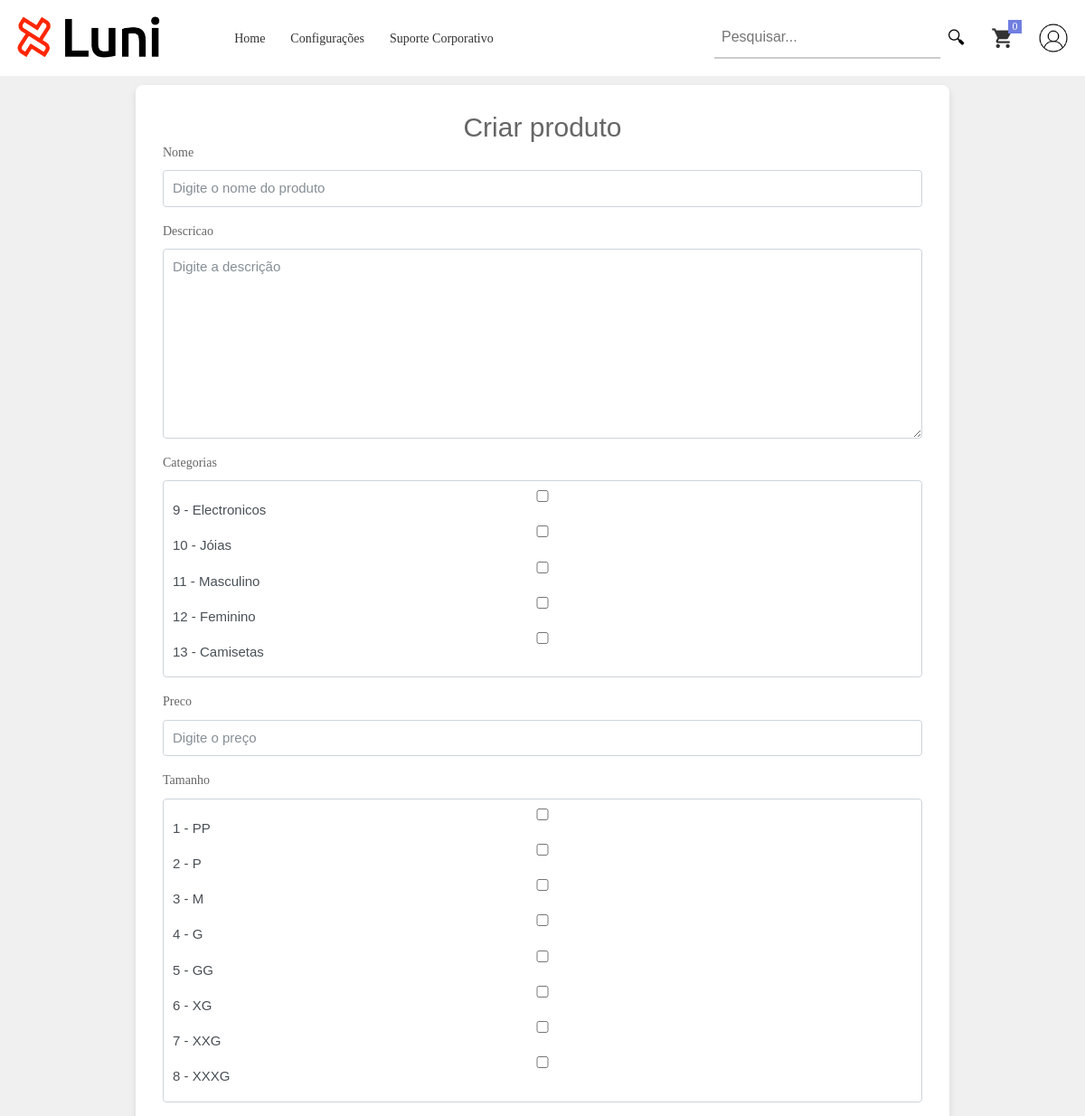
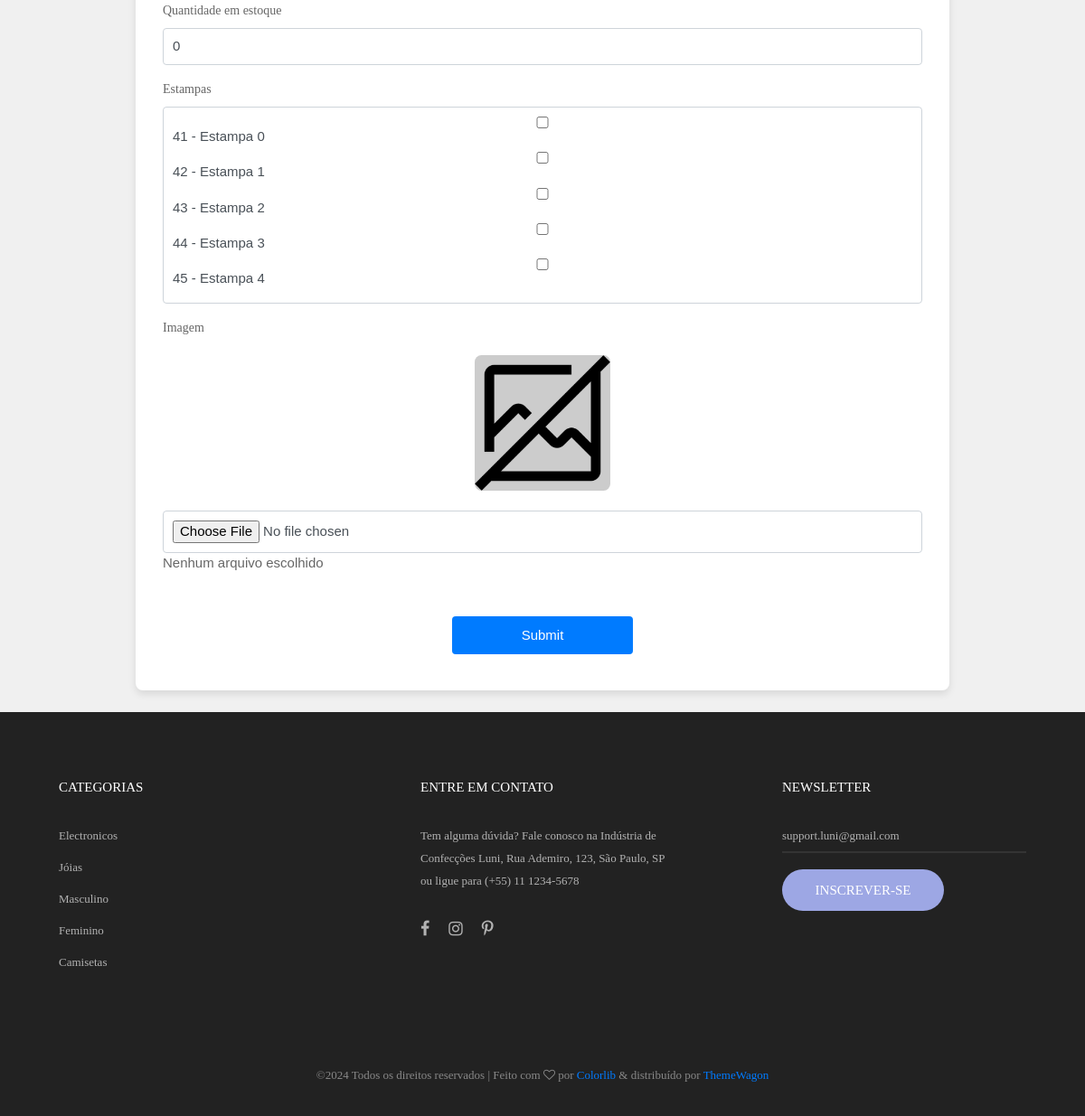
The app's page /produto/create/ (signed in) with its own data (2 pictures, top to bottom).
### produto/models.py (models this page shows)
class Tamanho(models.Model):
    TAMANHOS_PRODUTO = [
        ('PP', 'Piquenique'),
        ('P', 'Pequeno'),
        ('M', 'Medio'),
        ('G', 'Grande'),
        ('GG', 'Gigante'),
        ('XG', 'XGigante'),
        ('XXG', 'XXGigante'),
        ('XXXG', 'XXXGigante'),
    ]
    tamanho = models.CharField(max_length=50)
    def __str__(self):
        return f"{self.id} - {self.tamanho}"

class CategoriaProduto(models.Model):
    nome = models.CharField(max_length=20, unique=True)
    def __str__(self):
        return f"{self.id} - {self.nome}"

### principal/decorators.py (the view)
        def _wrapped_view(request, *args, **kwargs):
            if request.user.groups.filter(name=group_name).exists():
                return view_func(request, *args, **kwargs)
            else:
                messages.error(request, "Você não tem permissão para acessar esta página.")
                return redirect("home")

### produto/forms.py
class ProdutoForm(ModelForm):
    class Meta:
        model = Produto
        fields = ['nome', 'descricao', 'categorias', 'preco', 'tamanho', 'quantidade_em_estoque', 'estampas', 'imagem']
        widgets = {
            'nome': forms.TextInput(attrs={'class': 'form-control', 'placeholder': 'Digite o nome do produto'}),
            'descricao': forms.Textarea(attrs={'class': 'form-control-textarea', 'placeholder': 'Digite a descrição'}),
            'categorias': forms.CheckboxSelectMultiple(attrs={'class': 'form-control-select-multiple'}),
            'preco': forms.NumberInput(attrs={'class': 'form-control', 'placeholder': 'Digite o preço'}),
            'tamanho': forms.CheckboxSelectMultiple(attrs={'class': 'form-control', 'required': False}),
            'quantidade_em_estoque': forms.NumberInput(attrs={'class': 'form-control', 'placeholder': 'Digite a quantidade em estoque'}),
            'estampas': forms.CheckboxSelectMultiple(attrs={'class': 'form-control-select-checkbox', 'required': False}),
            'imagem': forms.ClearableFileInput(attrs={'class': 'form-control'}),
        }

### estampa/models.py (called while the page is built)
    def __str__(self):
        return f"{self.id} - {self.nome}"

### principal/context_processors.py (called while the page is built)
def variaveis_globais(request):
    var = {
        'nome_site': 'Luni',
        'categorias': CategoriaProduto.objects.all(),
    }
    return var

### produto/views.py (called while the page is built)
@login_required
@group_required('Administradores')
def create_produto(request):
    if request.method == "POST":
        form = ProdutoForm(request.POST, request.FILES)
        if form.is_valid():
            form.save()
            return redirect('listar_produtos')
        else:
            return render(request, "form.html", {"form" : form, 'titulo': 'Criar produto'})
    else:
        form = ProdutoForm()
        return render(request, "form.html", {"form" : form, 'titulo': 'Criar produto'})

### usuario/models.py (called while the page is built)
    def get_size_items(self):
        carrinho = self.carrinho.first()
        if carrinho:
            return carrinho.itens.aggregate(total_items=Sum('quantidade'))['total_items'] or 0
        return 0

### usuario/templatetags/custom_tags.py (called while the page is built)
@register.filter
def get_size_items(user):
    if isinstance(user, Usuario):
        return f"{user.get_size_items()}"
    return "0"

### templates/form.html (shortened to what this page needs)
{% extends "base/_base.html" %}
{% load static %}
{% load widget_tweaks %}
{% block content %}
<div class="container-product">
    <div class="form-container">
        <form method="POST" enctype="multipart/form-data">
            <h2>{{ titulo }}</h2>
            {% for field in form %}
            <div class="form-group">
                <label class="stext-102 cl3" for="{{ field.id_for_label }}">{{ field.label }}</label>
                <p class="custom-class">
                    {% if field.field.widget.input_type == "file" %}
                        <div class="image-container">
                            {% if current_image_url %}
                                <div class="d-flex justify-content-center">
                                    <img class="image-default" id="image-preview" src="{{ current_image_url }}" alt="Imagem preview" />
                                </div>
                                <br>
                                <label class="checkbox-label">
                                    <input type="checkbox" name="imagem-clear" id="imagem-clear_id">
                                    Limpar
                                </label>
                            {% else %}
                                <div class="d-flex justify-content-center">
                                    <img class="image-default" id="image-preview" src="{% static "images/no-image.png" %}" alt="Imagem preview" />
                                </div>
                                <br>
                            {% endif %}
                            <input type="file" name="imagem" class="form-control" accept="image/*" id="id_imagem">
                            <p class="file-status">Nenhum arquivo escolhido</p>
                        </div>
                    {% else %}
                        {% render_field field class="form-control" %}
                    {% endif %}
                </p>
            </div>
            {% endfor %}
            <br>
            <input type="submit" name="Salvar" class="btn-primary"/>
        </form>
    </div>
</div>
{% endblock content %}

### templates/base/_base.html (shortened to what this page needs)
{% load static %}
{% load custom_tags %}
<!DOCTYPE html>
<html lang="pt-br">
    <head>
        <link rel="stylesheet" type="text/css" href="/static/vendor/bootstrap/css/bootstrap.min.css">
        <link rel="stylesheet" type="text/css" href="/static/fonts/font-awesome-4.7.0/css/font-awesome.min.css">
        <link rel="stylesheet" type="text/css" href="/static/fonts/iconic/css/material-design-iconic-font.min.css">
        <link rel="stylesheet" type="text/css" href="/static/fonts/linearicons-v1.0.0/icon-font.min.css">
        <link rel="stylesheet" type="text/css" href="/static/vendor/animate/animate.css">
        <link rel="stylesheet" type="text/css" href="/static/vendor/css-hamburgers/hamburgers.min.css">
        <link rel="stylesheet" type="text/css" href="/static/vendor/animsition/css/animsition.min.css">
        <link rel="stylesheet" type="text/css" href="/static/vendor/select2/select2.min.css">
        <link rel="stylesheet" type="text/css" href="/static/vendor/daterangepicker/daterangepicker.css">
        <link rel="stylesheet" type="text/css" href="/static/vendor/slick/slick.css">
        <link rel="stylesheet" type="text/css" href="/static/vendor/MagnificPopup/magnific-popup.css">
        <link rel="stylesheet" type="text/css" href="/static/vendor/perfect-scrollbar/perfect-scrollbar.css">
        <link rel="stylesheet" type="text/css" href="/static/css/util.css">
        <link rel="stylesheet" type="text/css" href="/static/css/main.css">
    </head>
	<nav class="container-menu-desktop fix-menu-desktop">
		<div class="wrap-menu-desktop">
			<div class="limiter-menu-desktop container">
				<a href="{% url "home" %}" class="logo">
					<img src="{% static "images/icons/Logo.png" %}" alt="IMG-LOGO">
				</a>
				<div class="menu-desktop">
					<ul class="main-menu">
						<li >
							<a href="{% url "home" %}">Home</a></li>
						{% if request.user.is_superuser %}
						<li><a href="{% url 'settings' %}">Configurações</a></li>
						{% endif %}
						<li>
							<a href="{% url "receber_suporte_corporativo" %}">Suporte Corporativo</a></li>
					</ul>
				</div>
				<div class="wrap-icon-header flex-w flex-r-m">
					<form action="{% url 'pesquisar_produto' %}" method="get" class="search-container">
						<input type="text" name="pesquisa" id="pesquisa_input" class="search-input" value="{{ pesquisa|default:"" }}" placeholder="Pesquisar...">
						<button type="submit" class="search-button" title="Pesquisar">🔍︎</button>
					</form>
					<a href="{% url "carrinho" %}">
						<div class="icon-header-item cl2 hov-cl1 trans-04 p-l-22 p-r-11 icon-header-noti js-show-cart" data-notify="{{ request.user|get_size_items }}">
							<i class="zmdi zmdi-shopping-cart" title="Carrinho"></i>
						</div>
					</a>
					<a href="{% url "perfil_usuario" %}" title="Perfil">
						<div>
							{% if request.user.imagem %}
								<img src="{{ request.user.imagem.url }}" alt="perfil" style="border-radius: 50%; margin-left: 15px; width: 40px; height: 40px;">
							{% else %}
								<img src="/static/images/user-profile.jpg" alt="perfil" style="border-radius: 50%; margin-left: 15px; width: 40px; height: 40px;">
							{% endif %}
						</div>
					</a>
				</div>
			</div>
		</div>
	</nav>
    <body class="animsition" style="animation-duration: 1500ms; opacity: 1;">
        {% block content %}{% endblock content %}
    </body>
	<footer class="bg3 p-t-1 p-b-32">
		<div class="container" style="margin-top: 70px;">
			<div class="row d-flex justify-content-around">
				<div class="col-sm-6 col-lg-3 p-b-50">
					<h4 class="stext-301 cl0 p-b-30">
						Categorias
					</h4>
					<ul>
						{% for categoria in categorias %}
							<li class="p-b-10">
								<a href="{% url "pesquisar_produto" %}?categoria={{ categoria.id }}" class="stext-107 cl7 hov-cl1 trans-04">
									{{ categoria.nome }}
								</a>
							</li>
						{% endfor %}
					</ul>
				</div>
				<div class="col-sm-6 col-lg-3 p-b-50">
					<h4 class="stext-301 cl0 p-b-30">
						ENTRE EM CONTATO
					</h4>
					<p class="stext-107 cl7 size-201">
						Tem alguma dúvida? Fale conosco na Indústria de Confecções Luni, Rua Ademiro, 123, São Paulo, SP ou ligue para (+55) 11 1234-5678
					</p>
					<div class="p-t-27">
						<a href="#" class="fs-18 cl7 hov-cl1 trans-04 m-r-16">
							<i class="fa fa-facebook"></i>
						</a>
						<a href="#" class="fs-18 cl7 hov-cl1 trans-04 m-r-16">
							<i class="fa fa-instagram"></i>
						</a>
						<a href="#" class="fs-18 cl7 hov-cl1 trans-04 m-r-16">
							<i class="fa fa-pinterest-p"></i>
						</a>
					</div>
				</div>
				<div class="col-sm-6 col-lg-3 p-b-50">
					<h4 class="stext-301 cl0 p-b-30">
						Newsletter
					</h4>
					<form>
						<div class="wrap-input1 w-full p-b-4">
							<input class="input1 bg-none plh1 stext-107 cl7" type="text" name="email" placeholder="support.luni@gmail.com">
						</div>
						<div class="p-t-18">
							<button class="flex-c-m stext-101 cl0 size-103 bg1 bor1 hov-btn2 p-lr-15 trans-04">
								Inscrever-se
							</button>
						</div>
					</form>
				</div>
			</div>
			<div class="p-t-40">
				<p class="stext-107 cl6 txt-center">
					&copy;<script>document.write(new Date().getFullYear());</script> Todos os direitos reservados | Feito com <i class="fa fa-heart-o" aria-hidden="true"></i> por <a href="https://colorlib.com" target="_blank">Colorlib</a> &amp; distribuído por <a href="https://themewagon.com" target="_blank">ThemeWagon</a>
				</p>
			</div>
		</div>
	</footer>
	</html>

### static/css/main.css (style rules this page uses)
body { padding-top: 70px; }
.image-default { display: block; margin: 0 auto; width: 150px; height: 150px; object-fit: cover; background-color: #ccc; border-radius: 5%; }
.container { max-width: 1380px; }
@media (max-width: 1600px) { .container { max-width: 1200px; } }
.container-menu-desktop { height: auto; width: 100%; position: relative; -webkit-transition: all 0.3s; -o-transition: all 0.3s; -moz-transition: all 0.3s; transition: all 0.3s; }
.search-container { display: flex; }
.search-input { border: none; border-bottom: 2px solid #ccc; background: transparent; padding: 8px; font-size: 16px; outline: none; width: 250px; transition: border-color 0.3s; }
.search-button { background: transparent; border: none; cursor: pointer; padding: 8px; font-size: 20px; }
.wrap-menu-desktop { position: fixed; z-index: 1100; background-color: #fff; width: 100%; height: 84px; left: 0px; top: 0px; -webkit-transition: height 0.3s, background-color 0.3s; -o-transition: height 0.3s, background-color 0.3s; -moz-transition: height 0.3s, background-color 0.3s; transition: height 0.3s, background-color 0.3s; }
.limiter-menu-desktop { height: 100%; display: -webkit-box; display: -webkit-flex; display: -moz-box; display: -ms-flexbox; display: flex; align-items: center; }
.logo { display: -webkit-box; display: -webkit-flex; display: -moz-box; display: -ms-flexbox; display: flex; align-items: center; height: 65%; margin-right: 55px; }
.logo img { max-width: 100%; max-height: 100%; }
.menu-desktop { display: -webkit-box; display: -webkit-flex; display: -moz-box; display: -ms-flexbox; display: flex; align-items: center; height: 100%; }
.main-menu { list-style-type: none; margin: 0; display: -webkit-box; display: -webkit-flex; display: -moz-box; display: -ms-flexbox; display: flex; align-items: center; }
.main-menu > li { display: block; position: relative; padding: 20px 10px 20px 0px; margin: 0px 4px 0px 14px; }
.main-menu > li > a { font-family: Poppins-Medium; font-size: 14px; color: #333; padding: 5px 0px; transition: all 0.4s; -webkit-transition: all 0.4s; -o-transition: all 0.4s; -moz-transition: all 0.4s; }
.wrap-icon-header { flex-grow: 1; }
.icon-header-item { position: relative; font-size: 26px; line-height: 1; cursor: pointer; }
.icon-header-noti::after { content: attr(data-notify); font-family: Poppins-Regular; font-size: 12px; color: #fff; line-height: 15px; text-align: center; display: block; position: absolute; top: -7px; right: 0; min-width: 15px; height: 15px; padding: 0 3px; background-color: #717fe0; }
.container-product { display: flex; justify-content: center; align-items: center; padding-top: 2%; padding-bottom: 2%; background-color: #f0f0f0; }
.form-container { background-color: #ffffff; padding: 30px; border-radius: 8px; box-shadow: 0 4px 8px rgba(0,0,0,0.1); width: 100%; max-width: 900px; position: relative; text-align: center; }
.form-group { margin-bottom: 15px; text-align: left; }
.form-control { width: 100%; padding: 10px; border-radius: 4px; border: 1px solid #ced4da; }
.btn-primary { background-color: #007bff; color: white; border: none; padding: 10px 20px; border-radius: 4px; cursor: pointer; display: block; width: 100%; max-width: 200px; margin: 10px auto; }
.cl0 { color: #fff; }
.cl2 { color: #333; }
.cl3 { color: #666; }
.cl6 { color: #888; }
.cl7 { color: #b2b2b2; }
.stext-101 { font-family: Poppins-Medium; font-size: 15px; line-height: 1.466667; text-transform: uppercase; }
.stext-102 { font-family: Poppins-Regular; font-size: 14px; line-height: 1.7; }
.stext-107 { font-family: Poppins-Regular; font-size: 13px; line-height: 1.923; }
.stext-301 { font-family: Montserrat-Bold; font-size: 15px; line-height: 1.6; text-transform: uppercase; }
.size-103 { min-width: 179px; height: 46px; }
.size-201 { max-width: 270px; }
.bg-none { background-color: transparent; }
.bg1 { background-color: #9da7e4; }
.bg3 { background-color: #222; }
.bor1 { border-radius: 23px; }
.wrap-input1 { position: relative; border-bottom: 2px solid rgba(204,204,204, 0.1); }
.input1 { background-color: transparent; width: 100%; }
.custom-class { display: flex; flex-direction: column; gap: 10px; }
#image-preview { margin-top: 10px; max-width: 100%; height: auto; }

### records on screen
Tamanho: tamanho "☐ ☐ ☐ ☐ ☐ ☐ ☐ ☐"
CategoriaProduto: nome "Electronicos"
CategoriaProduto: nome "Jóias"
CategoriaProduto: nome "Masculino"
CategoriaProduto: nome "Feminino"
CategoriaProduto: nome "Camisetas"

### other values on screen
{{ titulo }} "Criar produto"
{{ field.label }} "Nome" "Descricao" "Categorias" "Preco" "Tamanho" "Quantidade em estoque" "Estampas" "Imagem"
